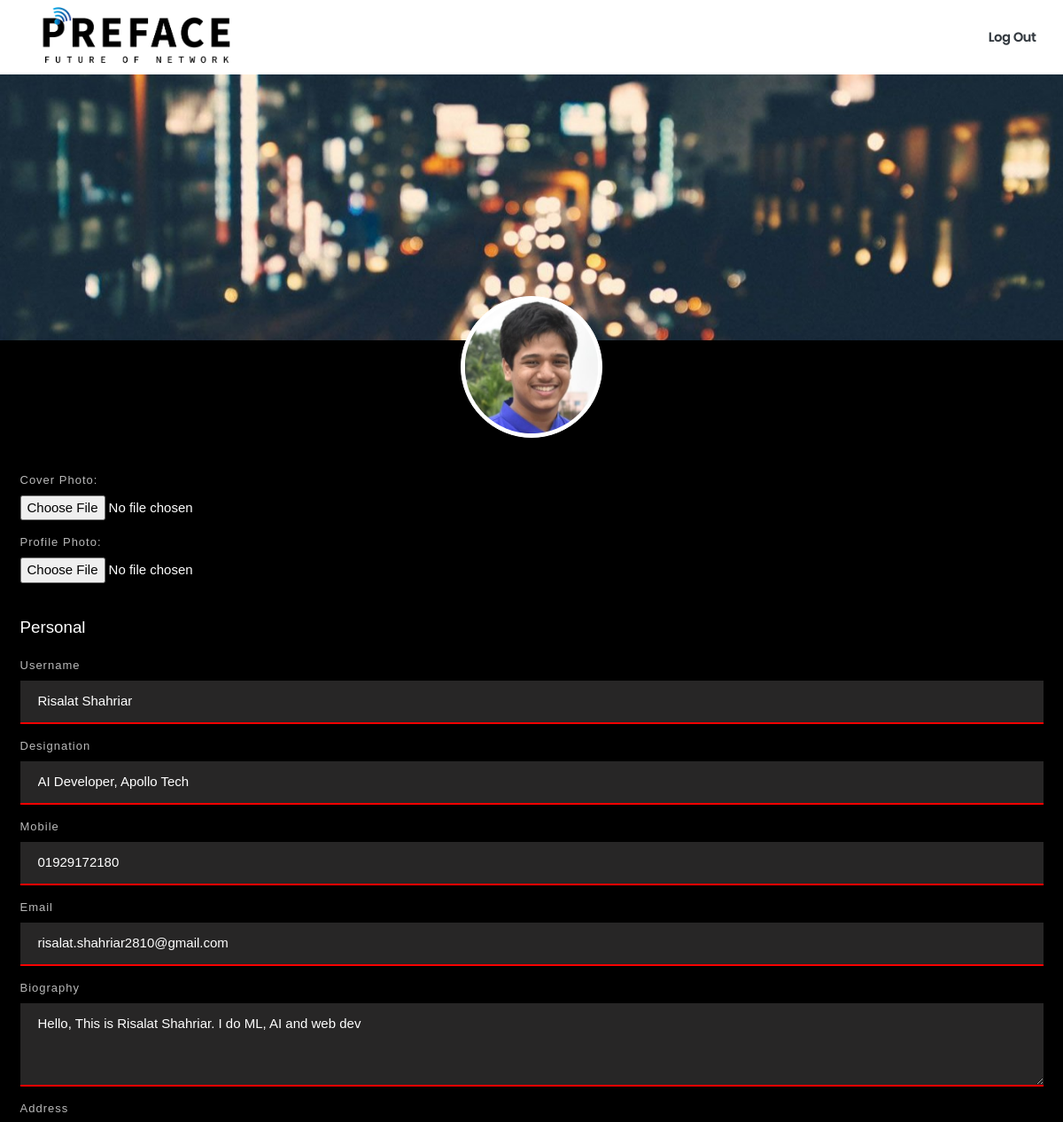
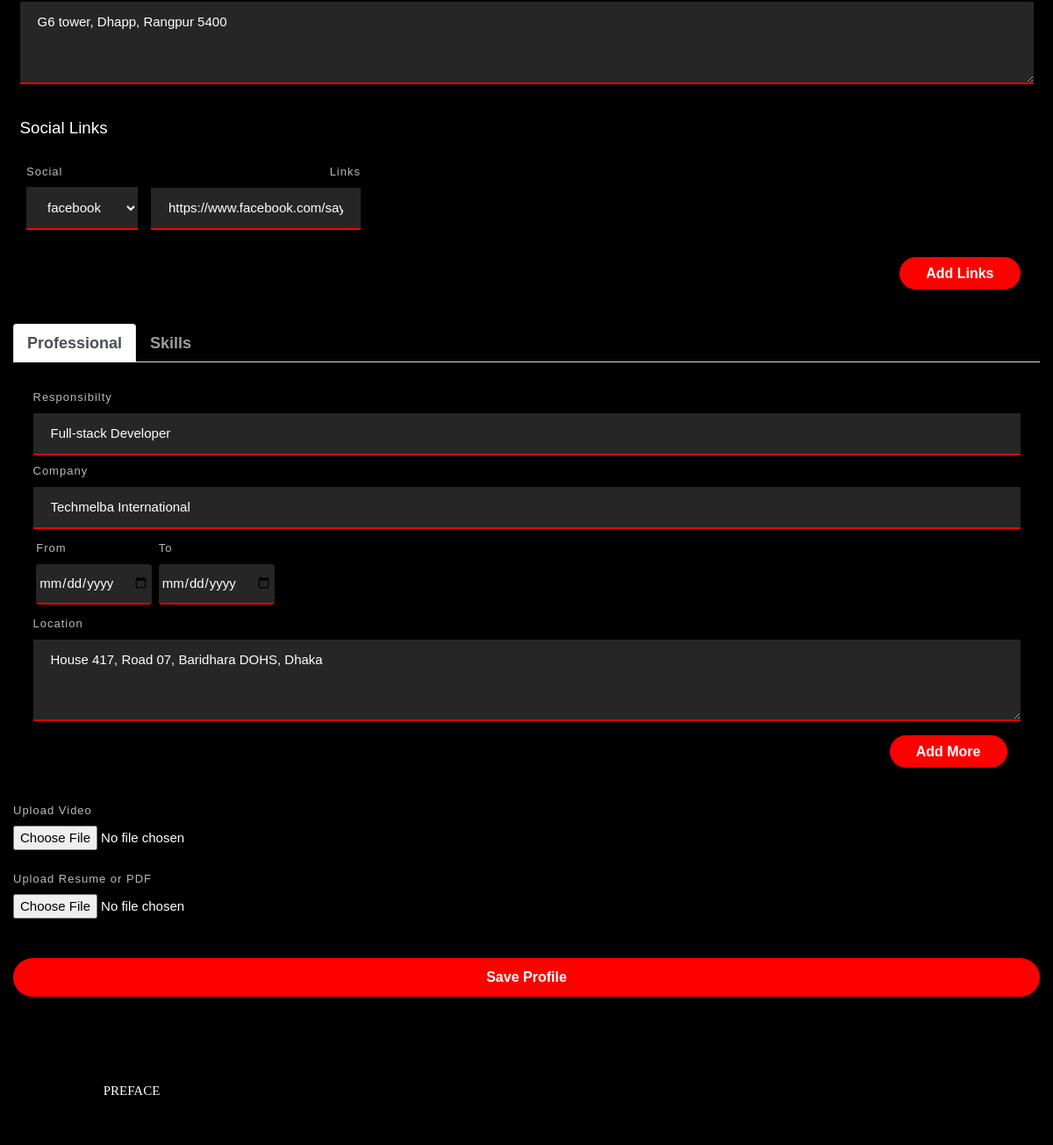
The app's page /profile/edit/1 (signed in) with its own data (2 pictures, top to bottom).
### card_profile/models.py (models this page shows, shortened)
class CardUser(models.Model):
    name = models.CharField(max_length=200, null=True, blank=True)
    designation = models.CharField(max_length=400, null=True, blank=True)
    about = models.CharField(max_length=500, null=True, blank=True)
    phone_number = models.CharField(max_length=11, null=True, blank=True)
    email = models.EmailField(null=True, blank=True)
    address = models.CharField(max_length=400, null=True, blank=True)
    profile_picture = models.ImageField(upload_to='profile_pictures/')
    cover_picture = models.ImageField(upload_to='cover_pictures')

### card_profile/views.py (the view, shortened to what this page needs)
# urls.py: path('edit/<int:id>', views.edit_profile, name='editProfile')
@login_required(login_url='login')
def edit_profile(request, id):
    data = models.CardUser.objects.get(id=id)
    return render(request, 'User/editProfile.html',
      {
        'data': data
      }
    )

### templates/User/editProfile.html (shortened to what this page needs)
<!DOCTYPE html>
{% load static %}
<html lang="en">
<head>
	<link rel="stylesheet" type="text/css" href="{% static 'vendor/bootstrap/css/bootstrap.min.css'%}">
	<link rel="stylesheet" type="text/css" href="{% static 'fonts/font-awesome-4.7.0/css/font-awesome.min.css'%}">
	<link rel="stylesheet" type="text/css" href="{% static 'fonts/iconic/css/material-design-iconic-font.min.css'%}">
	<link rel="stylesheet" type="text/css" href="{% static 'fonts/linearicons-v1.0.0/icon-font.min.css'%}">
	<link rel="stylesheet" type="text/css" href="{% static 'vendor/animate/animate.css'%}">
	<link rel="stylesheet" type="text/css" href="{% static 'vendor/css-hamburgers/hamburgers.min.css'%}">
	<link rel="stylesheet" type="text/css" href="{% static 'vendor/animsition/css/animsition.min.css'%}">
	<link rel="stylesheet" type="text/css" href="{% static 'vendor/select2/select2.min.css'%}">
	<link rel="stylesheet" type="text/css" href="{% static 'vendor/perfect-scrollbar/perfect-scrollbar.css'%}">
	<link rel="stylesheet" type="text/css" href="{% static 'css/util.css'%}">
	<link rel="stylesheet" type="text/css" href="{% static 'css/main.css'%}">
</head>
<body class="animsition">
	<header class="header-v2" >
		<div class="container-menu-desktop trans-03">
			<div class="wrap-menu-desktop">
				<nav class="limiter-menu-desktop p-l-45">
					<div class="logo-mobile">
						<a href="/"><img src="{% static 'images/icons/pre-black.png'%}" alt="IMG-LOGO"></a>
					</div>
					<div class="btn-show-menu-mobile hamburger hamburger--squeeze ">
						<span class="test mr-4">
							<a href="#" class="text-dark">Log Out</a>
						</span>
					</div>
				</nav>
			</div>
		</div>
	</header>
    <section class="pb-5 editForm" style="background: black; color: white;">
		<div class="coverimage">
			<img src="/media/{{ data.cover_picture }}" class="img-fluid responsive" alt="CoverImg">
		</div>
			<div class="container profileimage ">
				<img src="/media/{{ data.profile_picture }}" class="img-fluid img-thumbnail" alt="Profileimg">
			</div>
	<form action="/profile/edit/{{ data.id }}" method="post">
		<div class="container mt-3 biodata p-4">
			<div class="form-group">
				<label for="coverphoto">Cover Photo:</label>
				<input type="file" accept="image/*" class="form-control-file" id="coverphoto">
			</div>
			<div class="form-group">
				<label for="pfofilephoto">Profile Photo:</label>
				<input type="file" accept="image/*" class="form-control-file" id="pfofilephoto">
			</div>
			<h5 class="m-t-40 mb-4">Personal</h5>
			<div class="form-group">
				<label for="name">Username</label>
				<input type="text" name="name" id="username" value="{{ data.name }}">
			</div>
			<div class="form-group">
				<label for="designation">Designation</label>
				<input type="text" id="designation" name="designation" value="{{ data.designation }}">
			</div>
			<div class="form-group">
				<label for="mobileno">Mobile</label>
				<input type="number" id="phonenumber" name="phone_number" value="{{ data.phone_number }}">
			</div>
			<div class="form-group">
				<label for="email">Email</label>
				<input type="email" id="email" name="email" value="{{ data.email }}">
			</div>
			<div class="form-group">
				<label for="bio">Biography</label>
				<textarea type="text" rows="3" name="about" id="userbio">{{ data.about }}</textarea>
			</div>
			<div class="form-group">
				<label for="address">Address</label>
				<textarea type="text" name="address" rows="3" id="userbio">{{ data.address }}</textarea>
			</div>
				<div class="mt-4">
					<h5 class="m-t-40 mb-4">Social Links</h5>
					<div class="socialWrapper">
						<div class="inlineFiled social_parentDiv">
							<div class="d-flex justify-content-start ">
								<div class="p-2">
									<label for="socialLinks">Social</label>
									<select id="sname" name="sname">
										<option value="facebook">facebook</option>
									</select>
								</div>
								<div class="p-2 text-right">
									<label for="name">Links</label>
									<input type="text" value="https://www.facebook.com/sayem.sam">
								</div>
							</div>
						</div>
					</div>
					<div class="container mt-4 text-right">
						<a href="javascript:void(0);" class="linksBtn" id="socialAddMore">Add Links</a>
					</div>
				</div>
			</div>
			<div class="container mt-4 ">
				<ul class="nav nav-tabs infoanchor" id="myTab" role="tablist">
					<li class="nav-item">
					  <a class="nav-link active tabdesign" id="professional-tab" data-toggle="tab" href="#professional" role="tab" aria-controls="professional" aria-selected="true">Professional</a>
					</li>
					<li class="nav-item">
					  <a class="nav-link tabdesign" id="skills-tab" data-toggle="tab" href="#skills" role="tab" aria-controls="skills" aria-selected="false">Skills</a>
					</li>
				  </ul>
				  <div class="tab-content p-4" id="myTabContent">
					<div class="tab-pane fade show active" id="professional" role="tabpanel" aria-labelledby="professional-tab">
						<div class="profwrapper">
							<div class="mt-2 mb-2 profParentDiv">
								<label for="cmpDesignation">Responsibilty</label>
								<input type="text" value="Full-stack Developer">
								<label for="cmpName">Company</label>
								<input type="text" value="Techmelba International">
								<div>
									<div class="d-flex justify-content-start">
										<div class="p-1">
											<label for="date">From</label>
											<input type="date" class="form-control">
										</div>
										<div class="p-1">
											<label for="date">To</label>
											<input type="date" class="form-control">
										</div>
									</div>
								</div>
								<label for="location">Location</label>
								<textarea type="text" name="location"  cols="30" rows="3">House 417, Road 07, Baridhara DOHS, Dhaka</textarea>
							</div>
						</div>
						<div class="container text-right mt-4">
							<a href="javascript:void(0);" class="linksBtn mt-4" id="AddMoreProf">Add More</a>
						</div>
					</div>
				  </div>
			</div>
		<div class="container user-video mt-4">
			<div class="form-group">
				<label for="pfofilephoto">Upload Video</label>
				<input type="file" accept="video/*" class="form-control-file" id="uservideo">
			</div>
		</div>
		<div class="container user-video mt-4">
			<div class="form-group">
				<label for="pfofilephoto">Upload Resume or PDF</label>
				<input type="file" accept="pdf/*" class="form-control-file" id="userfile">
			</div>
		</div>
		<div class="container mt-5 text-center">
			<button class="linksBtn btn-block">Save Profile</button>
		</div>
	</form>
</section>
	<footer class="p-t-50 p-b-10 text-center" style="background-color: black;">
		<div class="container text-center">
			<div class="row">
				<div class="col-sm-6 col-lg-3 p-b-10">
					<h4 class="stext-301 cl0 p-b-30">
						PREFACE
					</h4>
				</div>
			</div>
		</div>
	</footer>
</body>
</html>

### static/css/main.css (style rules this page uses)
.container { max-width: 1380px; }
@media (max-width: 1600px) { .container { max-width: 1200px; } }
.container-menu-desktop { height: auto; width: 100%; position: relative; -webkit-transition: all 0.3s; -o-transition: all 0.3s; -moz-transition: all 0.3s; transition: all 0.3s; }
.header-v2 .container-menu-desktop { height: 84px; }
.wrap-menu-desktop { position: fixed; z-index: 1100; background-color: transparent; width: 100%; height: 84px; top: 40px; left: 0px; -webkit-transition: height 0.3s, background-color 0.3s; -o-transition: height 0.3s, background-color 0.3s; -moz-transition: height 0.3s, background-color 0.3s; transition: height 0.3s, background-color 0.3s; }
.header-v2 .wrap-menu-desktop { background-color: #fff; top: 0; }
.limiter-menu-desktop { height: 100%; display: -webkit-box; display: -webkit-flex; display: -moz-box; display: -ms-flexbox; display: flex; align-items: center; background-color: transparent; }
.logo-mobile { display: block; position: relative; height: 80%; padding-right: 25px; -webkit-flex-grow: 1; -moz-flex-grow: 1; flex-grow: 1; }
.logo-mobile img { max-width: calc(100% - 20px); max-height: 100%; position:absolute; top: 0; left: 0; bottom: 0; margin: auto; }
.hamburger { display: -webkit-box; display: -webkit-flex; display: -moz-box; display: -ms-flexbox; display: flex; align-items: center; padding: 0; -webkit-transform: scale(0.7); -moz-transform: scale(0.7); -ms-transform: scale(0.7); -o-transform: scale(0.7); transform: scale(0.7); }
.cl0 { color: #fff; }
.stext-301 { font-family: Montserrat-Bold; font-size: 15px; line-height: 1.6; text-transform: uppercase; }

### templates/User/editProfile.html (style rules this page uses)
.test a { font-family: Poppins-Medium; font-size: 20px; font-weight: bold; color: #333; padding: 5px 0px; transition: all 0.4s; -webkit-transition: all 0.4s; -o-transition: all 0.4s; -moz-transition: all 0.4s; }
.profileimage img { height: 160px; width: 160px; border-radius: 50%; border-color: #fff; }
.profileimage { text-align: center; margin-top: -50px; }
.editForm label { font-size: 13px; color: #b9b9b9; letter-spacing: 1px; }
.infoanchor a { color: #9e9e9e; font-weight: bold; font-size: larger; }
input[type=text] { width: 100%; padding: 12px 20px; margin: 8px 0; box-sizing: border-box; border: none; border-bottom: 2px solid red; background-color: #272626; color: white; }
input[type=email] { width: 100%; padding: 12px 20px; margin: 8px 0; box-sizing: border-box; border: none; border-bottom: 2px solid red; background-color: #272626; color: white; }
input[type=number] { width: 100%; padding: 12px 20px; margin: 8px 0; box-sizing: border-box; border: none; border-bottom: 2px solid red; background-color: #272626; color: white; }
input[type=date] { width: 100%; padding: 12px 3px; margin: 8px 0; box-sizing: border-box; border: none; border-bottom: 2px solid red; background-color: #272626; color: white; }
textarea[type=text] { width: 100%; padding: 12px 20px; margin: 8px 0; box-sizing: border-box; border: none; border-bottom: 2px solid red; background-color: #272626; color: white; }
select { width: 100%; padding: 14px 20px; box-sizing: border-box; border: none; border-bottom: 2px solid red; background-color: #272626; color: white; }
.linksBtn { color: white; background: red; padding: 10px 30px 10px 30px; border-radius: 25px; font-size: 16px; font-weight: bold; }

### records on screen
CardUser: cover_picture (picture), profile_picture (picture), name "Risalat Shahriar", designation "AI Developer, Apollo Tech", phone_number "01929172180", email "risalat.shahriar2810@gmail.com", about "Hello, This is Risalat Shahriar. I do ML, AI and web dev", address "G6 tower, Dhapp, Rangpur 5400"
